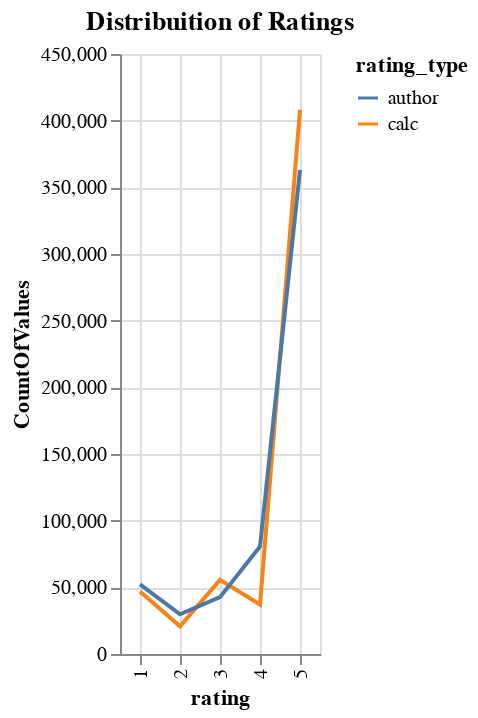

The notebook cell this image was saved under:
### Code cell
%chart x=rating, y=CountOfValues, groupingcol=rating_type, mark=line, title=Distribuition of Ratings, height=500, width=500

### Figure 1 — Vega-Lite specification as saved in the notebook (floating-point values rounded to 4 significant figures)
{"$schema": "https://vega.github.io/schema/vega-lite/v3.json", "data": {"format": {"type": "csv"}, "values": "\"rating\",\"CountOfValues\",\"rating_type\"\n\"1                             \",\"46910\",\"calc\"\n\"1                             \",\"52268\",\"author\"\n\"2                             \",\"20716\",\"calc\"\n\"2                             \",\"29769\",\"author\"\n\"3                             \",\"42640\",\"author\"\n\"3                             \",\"55587\",\"calc\"\n\"4                             \",\"37115\",\"calc\"\n\"4                             \",\"80655\",\"author\"\n\"5                             \",\"363122\",\"author\"\n\"5                             \",\"408126\",\"calc\"\n"}, "encoding": {"color": {"field": "rating_type", "type": "nominal"}, "x": {"axis": {"grid": true, "title": "rating"}, "field": "rating", "type": "nominal"}, "y": {"axis": {"grid": true, "title": "CountOfValues"}, "field": "CountOfValues", "type": "quantitative"}}, "height": "500", "mark": {"color": "#4C78A8", "type": "line"}, "title": "Distribuition of Ratings", "width": "500"}
